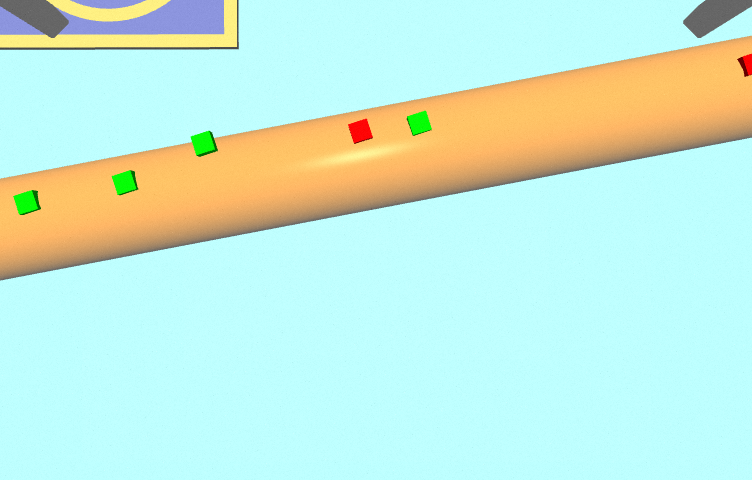
#> input picture teste/Sensor/img1.png, 752 x 480 px
$ jupyter execute sensor.ipynb
#> lines starting #> are read from the running program, lines starting #| are printed output that depends on the picture; after the words box and inside, x2 and y2 are one past the last pixel; in counts of white or black regions, pixels touching at a corner belong together; long printed decimals are rounded
[cell 1]
import numpy as np
import cv2 as cv

from matplotlib import pyplot as plt

[cell 2]
img = cv.imread("Sensor/img1.png")
#> img is the input picture: shape (480, 752, 3); mean B, G, R 217.7, 234.8, 197.8

plt.imshow(cv.cvtColor(img, cv.COLOR_BGR2RGB))
plt.show()

[cell 3]
tDroneWorld = np.array([3.0, -3.0, 1.0])
RDroneWorld = np.eye(3)

[cell 4]
hsv = cv.cvtColor(img, cv.COLOR_BGR2HSV)
#> hsv: shape (480, 752, 3); mean H, S, V 73.4, 81.9, 248.2

min_verm = np.array([0,210,100],np.uint8)
max_verm = np.array([8,255,255],np.uint8)
masc_verm = cv.inRange(hsv,min_verm,max_verm)
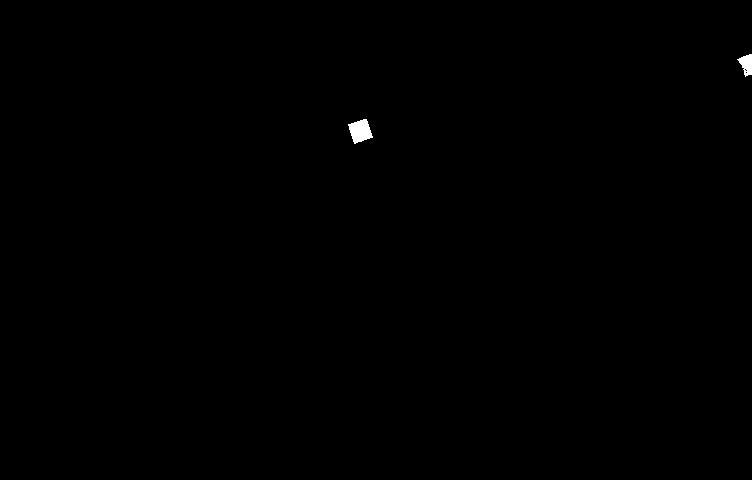
#> masc_verm: shape (480, 752); 0.17% white; 2 white regions, box (x1, y1, x2, y2) and area: (348, 119, 373, 144) 404, (737, 54, 752, 77) 208
res_verm = cv.bitwise_and(img,img,mask= masc_verm)

min_verde = np.array([50,200,0],np.uint8)
max_verde = np.array([150,255,255],np.uint8)
masc_verde = cv.inRange(hsv,min_verde,max_verde)
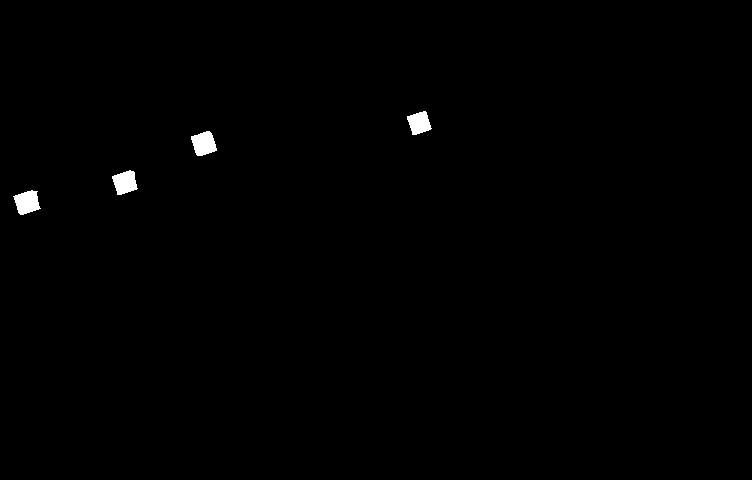
#> masc_verde: shape (480, 752); 0.49% white; 4 white regions, box (x1, y1, x2, y2) and area: (13, 190, 41, 215) 468, (191, 131, 217, 156) 461, (112, 170, 138, 195) 445, (407, 111, 432, 135) 404
res_verde = cv.bitwise_and(img,img,mask= masc_verde)

plt.imshow(cv.cvtColor(res_verm, cv.COLOR_BGR2RGB))
plt.show()
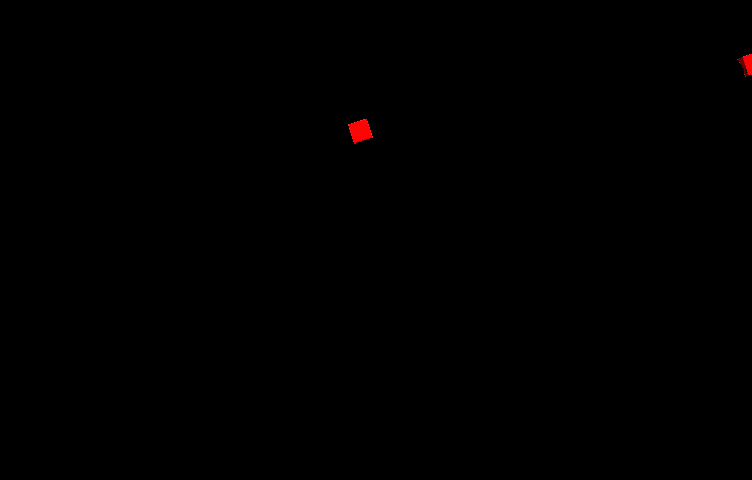
#> shown: shape (480, 752, 3); mean R, G, B 0.4, 0, 0

plt.imshow(cv.cvtColor(res_verde, cv.COLOR_BGR2RGB))
plt.show()
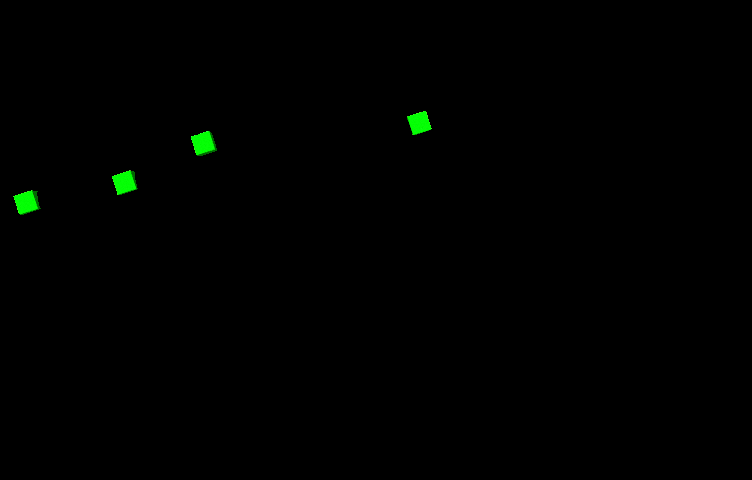
#> shown: shape (480, 752, 3); mean R, G, B 0, 1.2, 0

[cell 5]
kernel = np.ones((5,5),np.uint8)

bordas = cv.Canny(masc_verm, 100, 500, kernel)
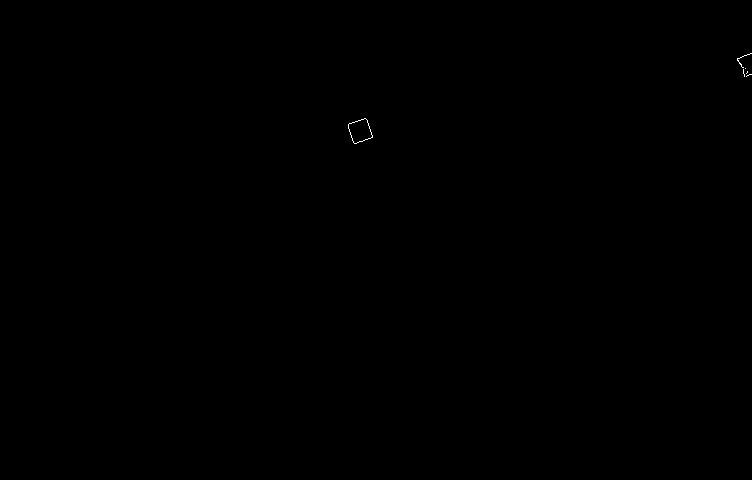
#> bordas: shape (480, 752); 0.03% white in thin lines or dots, all inside (x1, y1, x2, y2) = (348, 53, 752, 144)
contoursVerm,hierarchyVerm = cv.findContours(bordas, cv.RETR_TREE, cv.CHAIN_APPROX_NONE)
#> contoursVerm = 7 contours, 5 with area under 20; largest, box (x1, y1, x2, y2) and area: (348, 118, 373, 144) 402, (348, 118, 373, 144) 402

imgContVerm = cv.drawContours(np.zeros_like(img), contoursVerm, -1, (0,255,0), 1)


bordas = cv.Canny(masc_verde, 100, 500, kernel)
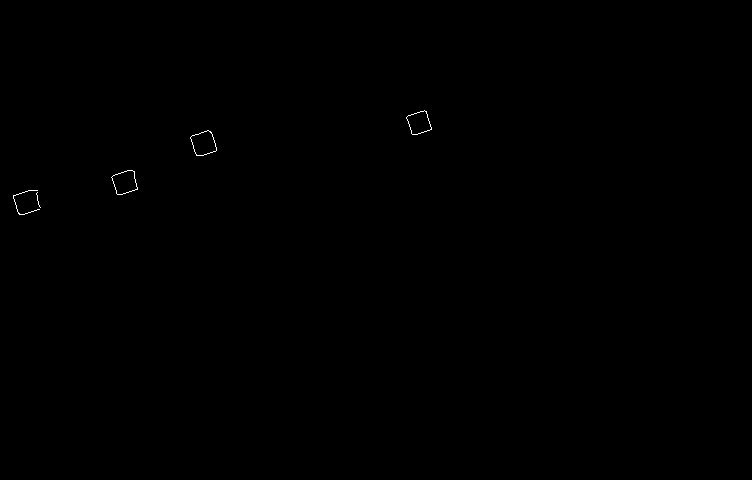
#> bordas: shape (480, 752); 0.09% white in thin lines or dots, all inside (x1, y1, x2, y2) = (13, 110, 432, 215)
contoursVerde,hierarchyVerm = cv.findContours(bordas, cv.RETR_TREE, cv.CHAIN_APPROX_NONE)
#> contoursVerde = 8 contours, 2 with area under 20; largest, box (x1, y1, x2, y2) and area: (190, 130, 217, 156) 458, (190, 130, 217, 156) 456, (111, 170, 138, 195) 440, (111, 170, 138, 195) 439, (406, 110, 432, 135) 402, (406, 110, 432, 135) 401

imgContVerde = cv.drawContours(np.zeros_like(img), contoursVerde, -1, (0,255,0), 1)

plt.imshow(imgContVerm)
plt.show()

plt.imshow(imgContVerde)
plt.show()

[cell 6]
for i in range(len(contoursVerde)):
    epsilon = 0.1*cv.arcLength(contoursVerde[i],True)
    approx = cv.approxPolyDP(contoursVerde[i],epsilon,True)

    img = imgContVerde.copy()

    if(len(approx) < 4):
        continue

    if not cv.isContourConvex(approx):
            continue

    for point in approx:
        cv.circle(img, (point[0][0], point[0][1]), 10, (255,255,255), -1)

    plt.imshow(img)
    plt.show()
#> this loop made 8 passes
#> (epsilon, approx) on passes 1, 3, 4, 5, 6, 7, 8: (3.41, [[37, 192], [40, 207]]), (8.71, [[134, 171], [111, 177], [117, 194], [137, 189]]), (8.59, [[132, 170], [137, 188], [117, 194], [111, 177]]), (8.74, [[210, 131], [190, 137], [196, 155], [216, 150]]), (8.62, [[208, 130], [216, 150], [197, 155], [190, 137]]), (8.39, [[426, 111], [406, 117], [412, 134], [431, 129]]), (8.28, [[424, 110], [431, 128], [412, 134], [406, 117]])
#> epsilon on pass 2: 13.81

[cell 7]
for i in range(len(contoursVerm)):


    epsilon = 0.1*cv.arcLength(contoursVerm[i],True)
    approx = cv.approxPolyDP(contoursVerm[i],epsilon,True)

    img = imgContVerm.copy()

    if(len(approx) < 4):
        continue

    if not cv.isContourConvex(approx):
            continue

    for point in approx:
        cv.circle(img, (point[0][0], point[0][1]), 10, (255,255,255), -1)

    plt.imshow(img)
    plt.show()
#> this loop made 7 passes
#> (epsilon, approx) on passes 1 to 7: (8.34, [[365, 118], [348, 124], [354, 143], [372, 137]]), (8.28, [[365, 118], [372, 136], [354, 143], [348, 124]]), (1.17, [[751, 74], [746, 76]]), (0.483, [[747, 71], [746, 73]]), (1.48, [[743, 69], [744, 76]]), (0, [[745, 68]]), (5.57, [[751, 53], [737, 58], [742, 67], [737, 59]])
#> pass 1, `plt.show()`:
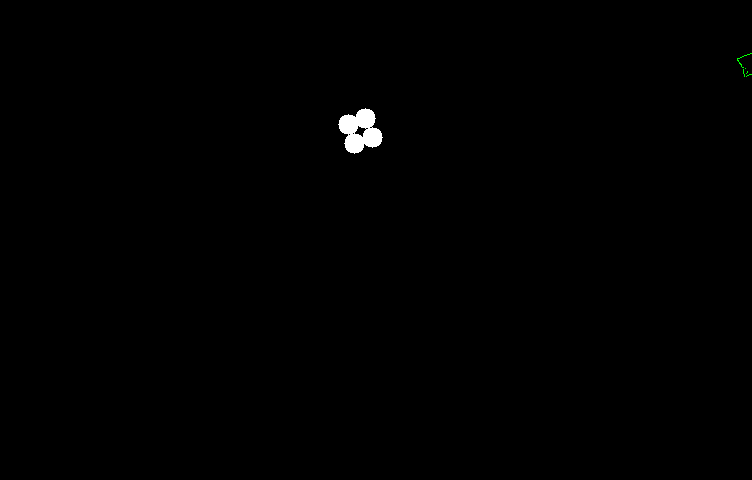
#> shown: shape (480, 752, 3); mean R, G, B 0.9, 0.9, 0.9

[cell 8]
def procuraQuadrado(mascara):
    kernel = np.ones((5,5),np.uint8)

    bordas = cv.Canny(mascara, 100, 500, kernel)
    contours,hierarchy = cv.findContours(bordas, cv.RETR_TREE, cv.CHAIN_APPROX_NONE)
#> contours has the same summary as contoursVerde outside procuraQuadrado

    quadrados = []

    for i in range(len(contours)):
        epsilon = 0.1*cv.arcLength(contours[i],True)
        approx = cv.approxPolyDP(contours[i],epsilon,True)

        if(len(approx) < 4):
            continue

        if not cv.isContourConvex(approx):
            continue

        quadrado = []

        for point in approx:
            quadrado.append([point[0][0], point[0][1]])

        quadrados.append(quadrado)
#> after the loop, quadrados = 6 items

    quadrados = np.array(quadrados)

    i = 0

    while(len(quadrados)-2 >= i):
        if np.linalg.norm(quadrados[i+1][0]-quadrados[i][0]) < 5:
            quadrados = np.delete(quadrados, i, 0)

        i+=1
#> this loop made 3 passes
#> after the loop, i = 3

    return quadrados

[cell 9]
def imprimeQuadrado(quadrado, img):
    imgDraw = img.copy()

    for point in quadrado:
        cv.circle(imgDraw, (point[0], point[1]), 10, (255,255,255), -1)

    plt.imshow(imgDraw)
    plt.show()

def imprimeTodosQuadrados(quadrados, img):
    for quad in quadrados:
        imprimeQuadrado(quad, img)

[cell 10]
quadVerde = procuraQuadrado(masc_verde)
quadVerm = procuraQuadrado(masc_verm)
#> in procuraQuadrado (call 2), `contours,hierarchy = cv.findContours(bordas, cv.RETR_TREE, cv.CHAIN_AP..`: contours has the same summary as contoursVerm outside procuraQuadrado
#> the loop in procuraQuadrado (call 2), `for i in range(len(contours)):` made 7 passes
#> the loop in procuraQuadrado (call 2), `while(len(quadrados)-2 >= i):` made 1 pass
#> (quadrados, i) on pass 1: ([[365, 118], [372, 136], [354, 143], [348, 124]], 1)
#> quadVerm = [[365, 118], [372, 136], [354, 143], [348, 124]]

[cell 11]
imprimeTodosQuadrados(quadVerde, imgContVerde)
#> the loop in imprimeTodosQuadrados, `for quad in quadrados:` made 3 passes
#> quad on passes 1 to 3: [[132, 170], [137, 188], [117, 194], [111, 177]], [[208, 130], [216, 150], [197, 155], [190, 137]], [[424, 110], [431, 128], [412, 134], [406, 117]]
#> pass 1, in imprimeQuadrado, `plt.show()`:
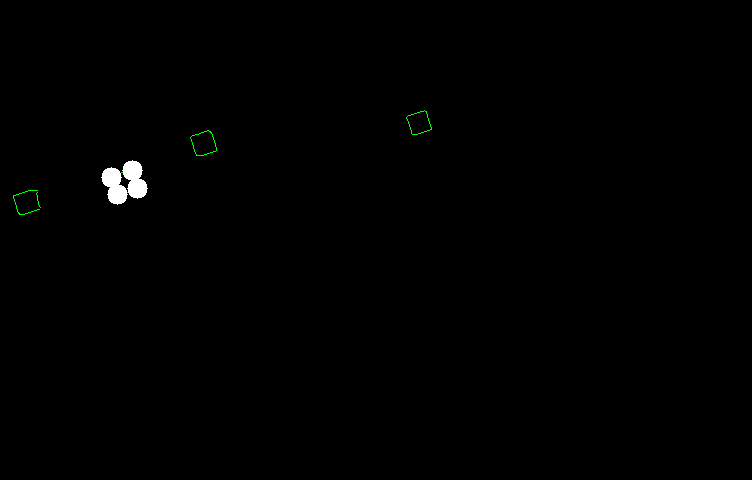
#> shown: shape (480, 752, 3); mean R, G, B 0.9, 1, 0.9
#> pass 2, in imprimeQuadrado (call 2), `plt.show()`:
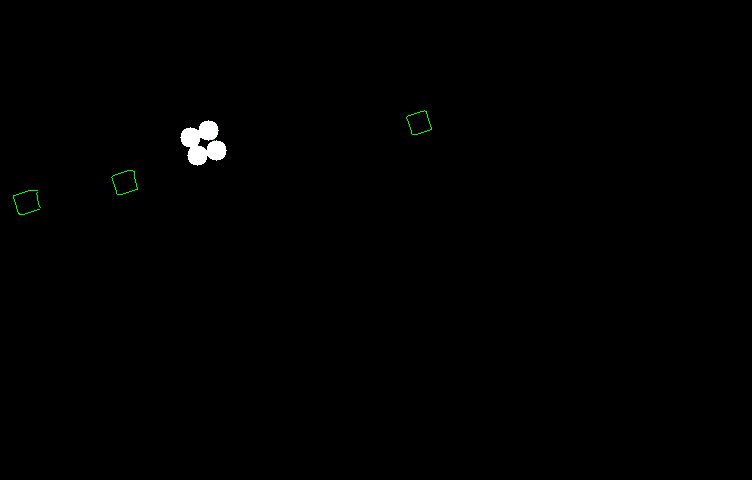
#> shown: shape (480, 752, 3); mean R, G, B 0.9, 1.1, 0.9
imprimeTodosQuadrados(quadVerm, imgContVerm)
#> the loop in imprimeTodosQuadrados (call 2), `for quad in quadrados:` made 1 pass
#> quad on pass 1: [[365, 118], [372, 136], [354, 143], [348, 124]]

[cell 12]
pontoReal = np.array([[2.5e-2, -2.5e-2, 0],
                    [2.5e-2, 2.5e-2, 0],
                    [-2.5e-2, 2.5e-2, 0],
                    [-2.5e-2, -2.5e-2, 0]], dtype=np.float32)

K = np.array([[215.6810060961547, 0.0, 376.5], [0.0, 215.6810060961547, 240.5], [0.0, 0.0, 1.0]],dtype=np.float32)

[cell 13]
def inverteTransformacao(R, t):
    RInverso = np.transpose(R)

    tInverso  = - np.matmul(RInverso, t)

    return RInverso, tInverso

def estimaPoseSensor(quad):


    a, RCamObj, tCamObj, _ = cv.solvePnPRansac(pontoReal,quad , K, np.zeros((5,1)))

    tCamObj = tCamObj.ravel()

    RCamObj, _ = cv.Rodrigues(RCamObj)

    RObjCamera, tObjCamera = inverteTransformacao(RCamObj, tCamObj)

    return RObjCamera, tObjCamera

[cell 14]
RVerde = []
tVerde = []

quadVerde = quadVerde.astype(np.float32)

for quad in quadVerde:
    R, t = estimaPoseSensor(quad)
    RVerde.append(R)
    tVerde.append(t)
#> this loop made 3 passes
#> (quad, RCamObj in estimaPoseSensor, tCamObj in estimaPoseSensor, t) on passes 1 to 3: ([[132, 170], [137, 188], [117, 194], [111, 177]], [-0.0724, -0.0569, -0.331], [-0.646, -0.15, 0.553], [0.524, 0.387, -0.567]), ([[208, 130], [216, 150], [197, 155], [190, 137]], [0.192, -0.0667, -0.276], [-0.45, -0.253, 0.558], [0.34, 0.248, -0.633]), ([[424, 110], [431, 128], [412, 134], [406, 117]], [-0.0973, -0.0376, -0.33], [0.103, -0.293, 0.533], [-0.219, 0.29, -0.498])
#> after the loop, RVerde = [[[0.944, -0.322, 0.0677], [0.326, 0.943, -0.0617], [-0.0439, 0.0803, 0.996]], [[0.96, -0.277, 0.0393], [0.264, 0.944, 0.197], [-0.0916, -0.179, 0.98]], [[0.945, -0.322, 0.0527], [0.325, 0.941, -0.0892], [-0.0209, 0.102, 0.995]]]; tVerde = [[0.524, 0.387, -0.567], [0.34, 0.248, -0.633], [-0.219, 0.29, -0.498]]

RVerde = np.array(RVerde, dtype=np.float32)
tVerde = np.array(tVerde, dtype=np.float32)

RVerm = []
tVerm = []

quadVerm = quadVerm.astype(np.float32)

for quad in quadVerm:
    R, t = estimaPoseSensor(quad)
    RVerm.append(R)
    tVerm.append(t)
#> this loop made 1 pass
#> (quad, a in estimaPoseSensor, RCamObj in estimaPoseSensor, tCamObj in estimaPoseSensor, t) on pass 1: ([[365, 118], [372, 136], [354, 143], [348, 124]], True, [-2.52e-07, 4.32e-07, -0.371], [-0.044, -0.285, 0.558], [-0.0622, 0.281, -0.558])
#> after the loop, RVerm = [[[0.932, -0.362, -3.76e-07], [0.362, 0.932, -3.25e-07], [4.68e-07, 1.67e-07, 1]]]; tVerm = [[-0.0622, 0.281, -0.558]]

RVerm = np.array(RVerm, dtype=np.float32)
#> RVerm = [[0.932, -0.362, -3.76e-07], [0.362, 0.932, -3.25e-07], [4.68e-07, 1.67e-07, 1]]
tVerm = np.array(tVerm, dtype=np.float32)

[cell 15]
RObjWordl = np.matmul(RDroneWorld, RVerm[0])
#> RObjWordl has the same summary as RVerm
tObjWorld = tDroneWorld+np.matmul(RDroneWorld, tVerm[0])
#> tObjWorld = [2.94, -2.72, 0.442]

tObjWorld
#> Out = [2.94, -2.72, 0.442]

[cell 16]
np.linalg.norm(tVerde[1]-tVerde[2])
#> Out = 0.577

[cell 17]
for i in range(len(tVerde)-1):
    print(np.linalg.norm(tVerde[i]-tVerde[i+1]))
#> this loop made 2 passes
#| 0.2395
#| 0.5768
